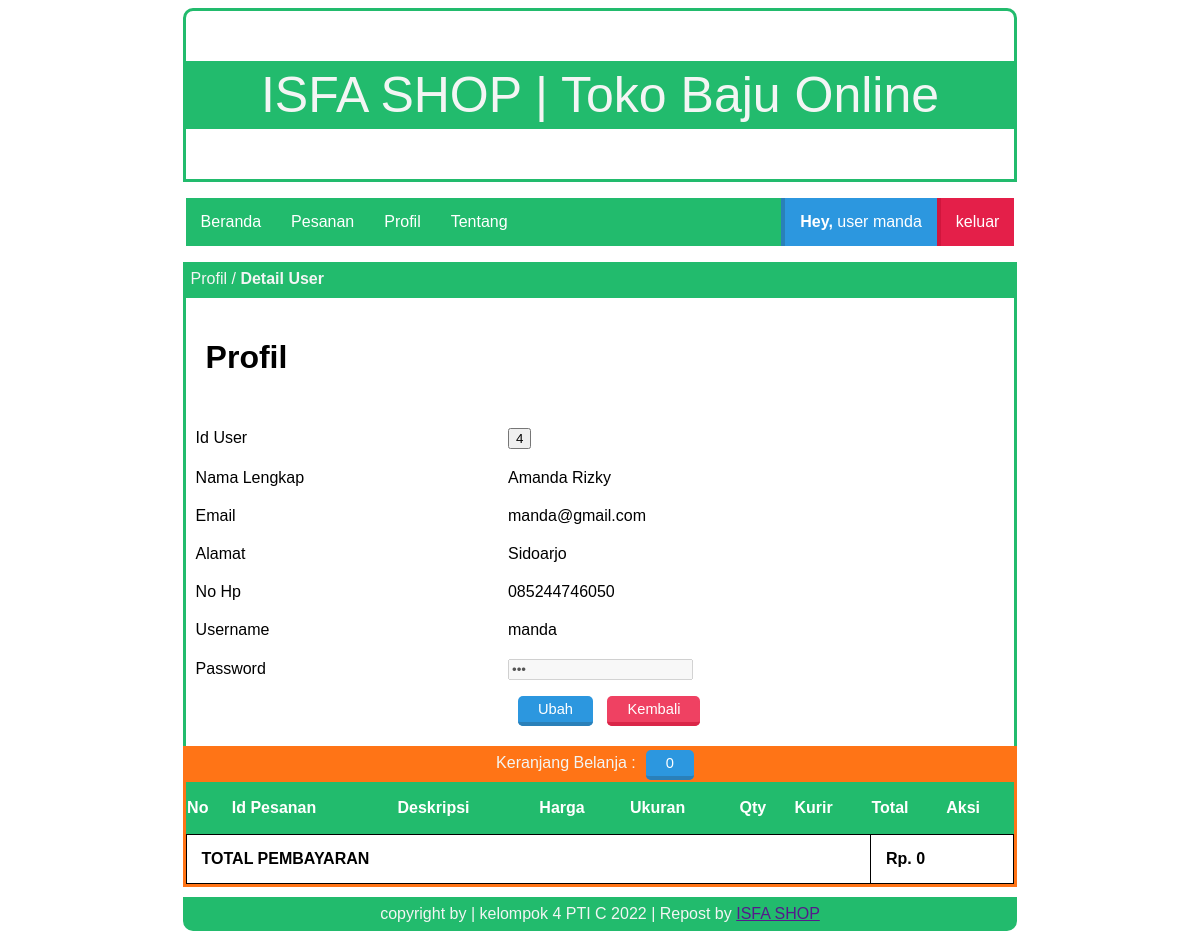
Screenshot of /index.php?page=profil (signed in) with the database file from the repository.
### tables this page shows
CREATE TABLE `tbl_users` (
  `id_user` int(100) NOT NULL,
  `nama_lengkap` varchar(30) NOT NULL,
  `email` varchar(30) NOT NULL,
  `username` varchar(6) NOT NULL,
  `password` varchar(6) NOT NULL,
  `alamat` varchar(50) NOT NULL,
  `no_hp` text NOT NULL,
  `title` varchar(10) NOT NULL
);

### page/user/profil/profil.php (the view)
<div class="box-title">
    <p>Profil / <b>Detail User</b></p>
</div>
<div id="box">
  <h1>Profil</h1>
  <?php
  include 'lib/koneksi.php';
  $user = $_SESSION['username'];
  $ambiluser = $conn->prepare("SELECT * FROM tbl_users WHERE username =:user");
  $ambiluser->bindparam(':user', $user);
  $ambiluser->execute();
  $data = $ambiluser->fetch(PDO::FETCH_OBJ);
   ?>
  <table class="article">
    <tr>
      <td>Id User</td>
      <td>
        <input type="button" value="<?php echo $data->id_user; ?>">
      </td>
    </tr>
    <tr>
      <td>Nama Lengkap</td>
      <td>
        <?php echo $data->nama_lengkap; ?>
      </td>
    </tr>
    <tr>
      <td>Email</td>
      <td>
        <?php echo $data->email; ?>
      </td>
    </tr>
    <tr>
      <td>Alamat</td>
      <td>
        <?php echo $data->alamat; ?>
      </td>
    </tr>
    <tr>
      <td>No Hp</td>
      <td>
        <?php echo $data->no_hp; ?>
      </td>
    </tr>
    <tr>
      <td>Username</td>
      <td>
        <?php echo $data->username; ?>
      </td>
    </tr>
    <tr>
      <td>Password</td>
      <td>
        <input type="password" name="" value="<?php echo $data->password; ?>" disabled>
      </td>
    </tr>
    <tr>
      <td></td>
      <td>
        <a class="tombol-biru" href="?page=profil_ubah">Ubah</a>
        <a class="tombol-merah" href="?page=beranda">Kembali</a>
      </td>
    </tr>
  </table>
  <br>
</div>

### style.css (style rules this page uses)
.box-title { background: #22bb6d; width: 70%; height: 30px; margin: auto; border: 3px solid #22bb6d; }
.box-title p { color: #f3f5f4; margin: 5px 5px; font-family: sans-serif; }
#box { border-bottom: 0px; border-left: 3px solid #22bb6d; border-right: 3px solid #22bb6d; width: 70%; margin: auto; min-height: 200px; overflow: hidden; }
table.article { border-collapse: collapse; border: 0px; width: 100%; }
.article td { border: 0px; padding: 10px; }
#box p,h1,h2,table,tr,td,img { font-family: sans-serif; padding: 20px; text-align: justify; }
.tombol-biru { background:#2C97DF; color:white; border-top:0; border-left:0; border-right:0; border-bottom:4px solid #2A80B9; border-radius: 5px; padding:5px 20px; text-decoration:none; font-family:sans-serif; font-size:11pt; margin:10px; }
.tombol-merah { background:#ef4162; color:white; border-top:0; border-left:0; border-right:0; border-bottom:4px solid #da2648; border-radius: 5px; padding:5px 20px; text-decoration:none; font-family:sans-serif; font-size:11pt; }

### rows the page displays
tbl_users: id_user "4", nama_lengkap "Amanda Rizky", email "manda@gmail.com", alamat "Sidoarjo", no_hp "085244746050", username "manda"

### other values shown
$title "user"
$user "manda"
$count "0"
$jumlah "0"
